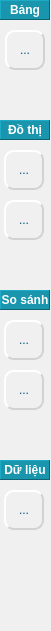
   <widget class="QFrame" name="frame_toolData">
    <property name="geometry">
     <rect>
      <x>1150</x>
      <y>40</y>
      <width>51</width>
      <height>631</height>
     </rect>
    </property>
    <property name="styleSheet">
     <string notr="true">background-color: rgb(240, 240, 240);</string>
    </property>
    <property name="frameShape">
     <enum>QFrame::NoFrame</enum>
    </property>
    <property name="frameShadow">
     <enum>QFrame::Raised</enum>
    </property>
    <widget class="QToolButton" name="toolButton_toolTable">
     <property name="geometry">
      <rect>
       <x>5</x>
       <y>30</y>
       <width>40</width>
       <height>40</height>
      </rect>
     </property>
     <property name="toolTip">
      <string>Dữ liệu dạng bảng</string>
     </property>
     <property name="styleSheet">
      <string notr="true">QToolButton{
color: rgb(2, 87, 122);
background-color: rgb(240, 240, 240);
border-color: rgb(210, 210, 210);
border-style: outset;
border-width: 2px;
border-radius: 10px;
}
QToolButton:hover{
border-width: 0px;
background-color: rgb(25, 149, 173);
color: rgb(255, 255, 255);
}</string>
     </property>
     <property name="text">
      <string>...</string>
     </property>
     <property name="icon">
      <iconset resource="../chart.qrc">
       <normaloff>:/icon/chart/iconChartTable_Off.jpg</normaloff>
       <activeoff>:/icon/chart/iconChartTable_On.jpg</activeoff>
       <activeon>:/icon/chart/iconChartTable_On.jpg</activeon>:/icon/chart/iconChartTable_Off.jpg</iconset>
     </property>
     <property name="iconSize">
      <size>
       <width>30</width>
       <height>30</height>
      </size>
     </property>
     <property name="autoRaise">
      <bool>true</bool>
     </property>
    </widget>
    <widget class="QLabel" name="label_9">
     <property name="geometry">
      <rect>
       <x>0</x>
       <y>0</y>
       <width>50</width>
       <height>20</height>
      </rect>
     </property>
     <property name="font">
      <font>
       <bold>true</bold>
      </font>
     </property>
     <property name="styleSheet">
      <string notr="true">color: rgb(255, 255, 255);
background-color: rgb(25, 149, 173);</string>
     </property>
     <property name="frameShape">
      <enum>QFrame::Panel</enum>
     </property>
     <property name="frameShadow">
      <enum>QFrame::Raised</enum>
     </property>
     <property name="text">
      <string>Bảng</string>
     </property>
     <property name="alignment">
      <set>Qt::AlignCenter</set>
     </property>
    </widget>
    <widget class="QToolButton" name="toolButton_toolLogarit">
     <property name="geometry">
      <rect>
       <x>4</x>
       <y>490</y>
       <width>40</width>
       <height>40</height>
      </rect>
     </property>
     <property name="toolTip">
      <string>Dữ liệu dạng logarit</string>
     </property>
     <property name="styleSheet">
      <string notr="true">QToolButton{
color: rgb(2, 87, 122);
background-color: rgb(240, 240, 240);
border-color: rgb(210, 210, 210);
border-style: outset;
border-width: 2px;
border-radius: 10px;
}
QToolButton:hover{
border-width: 0px;
background-color: rgb(25, 149, 173);
color: rgb(255, 255, 255);
}</string>
     </property>
     <property name="text">
      <string>...</string>
     </property>
     <property name="icon">
      <iconset resource="../chart.qrc">
       <normaloff>:/icon/chart/iconChartLogarit_Off.jpg</normaloff>
       <activeoff>:/icon/chart/iconChartLogarit_On.jpg</activeoff>:/icon/chart/iconChartLogarit_Off.jpg</iconset>
     </property>
     <property name="iconSize">
      <size>
       <width>30</width>
       <height>30</height>
      </size>
     </property>
     <property name="autoRaise">
      <bool>true</bool>
     </property>
    </widget>
    <widget class="QLabel" name="label_8">
     <property name="geometry">
      <rect>
       <x>0</x>
       <y>460</y>
       <width>50</width>
       <height>20</height>
      </rect>
     </property>
     <property name="font">
      <font>
       <bold>true</bold>
      </font>
     </property>
     <property name="styleSheet">
      <string notr="true">color: rgb(255, 255, 255);
background-color: rgb(25, 149, 173);</string>
     </property>
     <property name="frameShape">
      <enum>QFrame::Panel</enum>
     </property>
     <property name="frameShadow">
      <enum>QFrame::Raised</enum>
     </property>
     <property name="text">
      <string>Dữ liệu</string>
     </property>
     <property name="alignment">
      <set>Qt::AlignCenter</set>
     </property>
    </widget>
    <widget class="QLabel" name="label_5">
     <property name="geometry">
      <rect>
       <x>0</x>
       <y>120</y>
       <width>50</width>
       <height>20</height>
      </rect>
     </property>
     <property name="font">
      <font>
       <bold>true</bold>
      </font>
     </property>
     <property name="styleSheet">
      <string notr="true">color: rgb(255, 255, 255);
background-color: rgb(25, 149, 173);</string>
     </property>
     <property name="frameShape">
      <enum>QFrame::Panel</enum>
     </property>
     <property name="frameShadow">
      <enum>QFrame::Raised</enum>
     </property>
     <property name="text">
      <string>Đồ thị</string>
     </property>
     <property name="alignment">
      <set>Qt::AlignCenter</set>
     </property>
    </widget>
    <widget class="QLabel" name="label_7">
     <property name="geometry">
      <rect>
       <x>0</x>
       <y>290</y>
       <width>50</width>
       <height>20</height>
      </rect>
     </property>
     <property name="font">
      <font>
       <bold>true</bold>
      </font>
     </property>
     <property name="styleSheet">
      <string notr="true">color: rgb(255, 255, 255);
background-color: rgb(25, 149, 173);</string>
     </property>
     <property name="frameShape">
      <enum>QFrame::Panel</enum>
     </property>
     <property name="frameShadow">
      <enum>QFrame::Raised</enum>
     </property>
     <property name="text">
      <string>So sánh</string>
     </property>
     <property name="alignment">
      <set>Qt::AlignCenter</set>
     </property>
    </widget>
    <widget class="QToolButton" name="toolButton_toolSingleY">
     <property name="geometry">
      <rect>
       <x>4</x>
       <y>370</y>
       <width>40</width>
       <height>40</height>
      </rect>
     </property>
     <property name="toolTip">
      <string>So sánh cùng trục tung</string>
     </property>
     <property name="styleSheet">
      <string notr="true">QToolButton{
color: rgb(2, 87, 122);
background-color: rgb(240, 240, 240);
border-color: rgb(210, 210, 210);
border-style: outset;
border-width: 2px;
border-radius: 10px;
}
QToolButton:hover{
border-width: 0px;
background-color: rgb(25, 149, 173);
color: rgb(255, 255, 255);
}</string>
     </property>
     <property name="text">
      <string>...</string>
     </property>
     <property name="icon">
      <iconset resource="../chart.qrc">
       <normaloff>:/icon/chart/iconChartSingleY_Off.jpg</normaloff>
       <activeoff>:/icon/chart/iconChartSingleY_On.jpg</activeoff>:/icon/chart/iconChartSingleY_Off.jpg</iconset>
     </property>
     <property name="iconSize">
      <size>
       <width>30</width>
       <height>30</height>
      </size>
     </property>
     <property name="autoRaise">
      <bool>true</bool>
     </property>
    </widget>
    <widget class="QToolButton" name="toolButton_toolLineDot">
     <property name="geometry">
      <rect>
       <x>4</x>
       <y>150</y>
       <width>40</width>
       <height>40</height>
      </rect>
     </property>
     <property name="toolTip">
      <string>Đồ thị điểm</string>
     </property>
     <property name="styleSheet">
      <string notr="true">QToolButton{
color: rgb(2, 87, 122);
background-color: rgb(240, 240, 240);
border-color: rgb(210, 210, 210);
border-style: outset;
border-width: 2px;
border-radius: 10px;
}
QToolButton:hover{
border-width: 0px;
background-color: rgb(25, 149, 173);
color: rgb(255, 255, 255);
}</string>
     </property>
     <property name="text">
      <string>...</string>
     </property>
     <property name="icon">
      <iconset resource="../chart.qrc">
       <normaloff>:/icon/chart/iconChartDot_Off.jpg</normaloff>
       <activeoff>:/icon/chart/iconChartDot_On.jpg</activeoff>:/icon/chart/iconChartDot_Off.jpg</iconset>
     </property>
     <property name="iconSize">
      <size>
       <width>30</width>
       <height>30</height>
      </size>
     </property>
     <property name="autoRaise">
      <bool>true</bool>
     </property>
    </widget>
    <widget class="QToolButton" name="toolButton_toolMultiY">
     <property name="geometry">
      <rect>
       <x>4</x>
       <y>320</y>
       <width>40</width>
       <height>40</height>
      </rect>
     </property>
     <property name="toolTip">
      <string>So sánh khác trục tung</string>
     </property>
     <property name="styleSheet">
      <string notr="true">QToolButton{
color: rgb(2, 87, 122);
background-color: rgb(240, 240, 240);
border-color: rgb(210, 210, 210);
border-style: outset;
border-width: 2px;
border-radius: 10px;
}
QToolButton:hover{
border-width: 0px;
background-color: rgb(25, 149, 173);
color: rgb(255, 255, 255);
}</string>
     </property>
     <property name="text">
      <string>...</string>
     </property>
     <property name="icon">
      <iconset resource="../chart.qrc">
       <normaloff>:/icon/chart/iconChartMultiY_Off.jpg</normaloff>
       <activeoff>:/icon/chart/iconChartMultiY_On.jpg</activeoff>:/icon/chart/iconChartMultiY_Off.jpg</iconset>
     </property>
     <property name="iconSize">
      <size>
       <width>30</width>
       <height>30</height>
      </size>
     </property>
     <property name="autoRaise">
      <bool>true</bool>
     </property>
    </widget>
    <widget class="QToolButton" name="toolButton_toolLine">
     <property name="geometry">
      <rect>
       <x>4</x>
       <y>200</y>
       <width>40</width>
       <height>40</height>
      </rect>
     </property>
     <property name="toolTip">
      <string>Đồ thị trơn</string>
     </property>
     <property name="styleSheet">
      <string notr="true">QToolButton{
color: rgb(2, 87, 122);
background-color: rgb(240, 240, 240);
border-color: rgb(210, 210, 210);
border-style: outset;
border-width: 2px;
border-radius: 10px;
}
QToolButton:hover{
border-width: 0px;
background-color: rgb(25, 149, 173);
color: rgb(255, 255, 255);
}</string>
     </property>
     <property name="text">
      <string>...</string>
     </property>
     <property name="icon">
      <iconset resource="../chart.qrc">
       <normaloff>:/icon/chart/iconChartSpline_Off.jpg</normaloff>
       <activeoff>:/icon/chart/iconChartSpline_On.jpg</activeoff>:/icon/chart/iconChartSpline_Off.jpg</iconset>
     </property>
     <property name="iconSize">
      <size>
       <width>30</width>
       <height>30</height>
      </size>
     </property>
     <property name="autoRaise">
      <bool>true</bool>
     </property>
    </widget>
   </widget>
